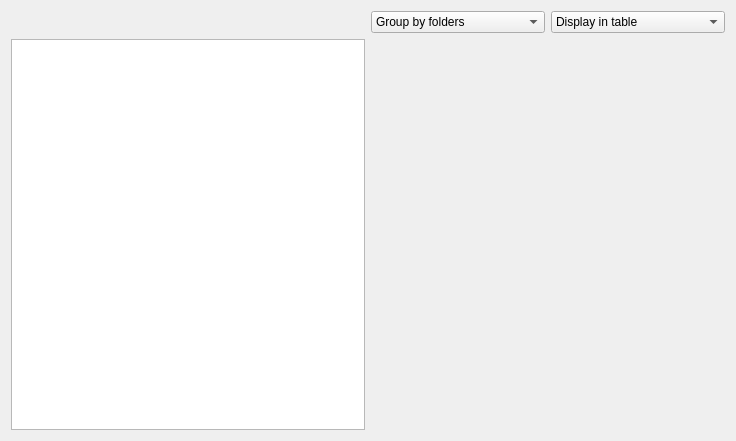
<?xml version="1.0" encoding="UTF-8"?>
<ui version="4.0">
 <class>FileManager</class>
 <widget class="QWidget" name="FileManager">
  <property name="geometry">
   <rect>
    <x>0</x>
    <y>0</y>
    <width>736</width>
    <height>441</height>
   </rect>
  </property>
  <property name="windowTitle">
   <string>FileExplorer</string>
  </property>
  <layout class="QHBoxLayout" name="horizontalLayout_2">
   <item>
    <layout class="QGridLayout" name="gridLayout">
     <item row="1" column="0">
      <widget class="QTreeView" name="treeView"/>
     </item>
     <item row="0" column="1">
      <layout class="QHBoxLayout" name="horizontalLayout">
       <item>
        <widget class="QComboBox" name="groupBox">
         <item>
          <property name="text">
           <string>Group by folders</string>
          </property>
         </item>
         <item>
          <property name="text">
           <string>Group by types</string>
          </property>
         </item>
        </widget>
       </item>
       <item>
        <widget class="QComboBox" name="displayBox">
         <item>
          <property name="text">
           <string>Display in table</string>
          </property>
         </item>
         <item>
          <property name="text">
           <string>Display in pie</string>
          </property>
         </item>
         <item>
          <property name="text">
           <string>Display in bar</string>
          </property>
         </item>
        </widget>
       </item>
      </layout>
     </item>
     <item row="1" column="1">
      <widget class="QStackedWidget" name="stackedWidget"/>
     </item>
    </layout>
   </item>
  </layout>
 </widget>
 <resources/>
 <connections/>
</ui>
